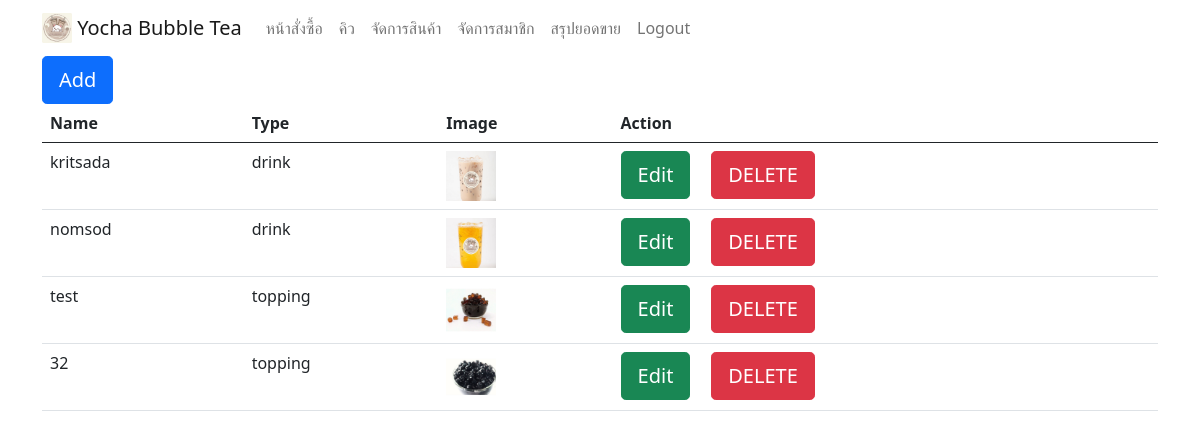
Page /employee/manage_product.php (signed in) on the earlier database version.
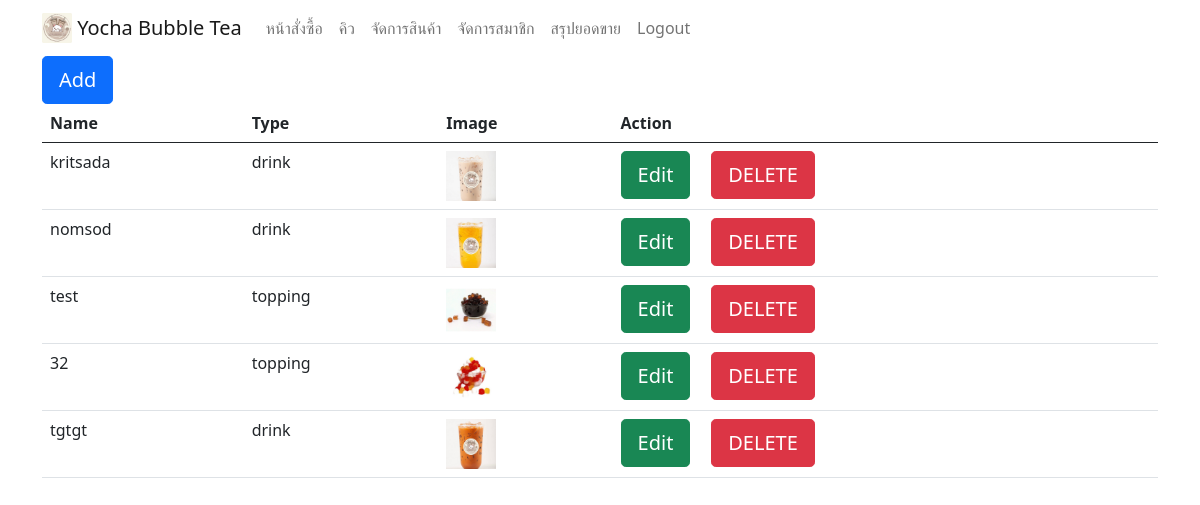
Same page on the later database version.
### tables this page shows
CREATE TABLE `product` (
  `pro_id` int(11) NOT NULL,
  `name` varchar(50) NOT NULL,
  `type` varchar(25) NOT NULL,
  `image` varchar(100) NOT NULL
);

### employee/manage_product.php (the view, shortened to what this page needs)
<?php
include("navbar_em.php");
include ("../connection.php");
$sql = "SELECT * FROM product";
$result = $conn->query($sql);
echo "<div class='container'>";
echo "<a href='add_product.php'><button type='button'  class='btn btn-primary btn-lg'>Add</button> </a>";
if ($result->num_rows > 0) {
    echo "<br>";
    echo "<div class='table-responsive'>";
    echo "<table class='table '>";
    echo "<thead><tr><th>Name</th><th>Type</th><th>Image</th><th>Action</th></tr></thead>";
    echo "<tbody>";
    while($row = $result->fetch_assoc()) {
        echo "<tr><td>".$row["name"]."</td><td>".$row["type"]."</td><td><img src='../assets/img/product/".$row["image"]."'width='50' height='50' ></td>
        <td>
        <a href='edit_product.php?id=".$row["pro_id"]."'><button type='button'  class='btn btn-success btn-lg'>Edit</button></a>
        &nbsp;&nbsp;&nbsp;
        <a onclick='return confirmDelete();' href='delete_product.php?id=".$row["pro_id"]."&product_name=".$row["image"]."'><button type='button' class='btn btn-danger btn-lg'>DELETE</button></a></td></tr>";
    }
    echo "</tbody>";
    echo "</table>";
    echo "</div>";
    echo "</div>";
} else {
    echo "0 results";
}
?>

Differences in the rows shown:
changed product (number 4 of 5 on the later page): image: a different picture
added product: name "tgtgt", type "drink", image (picture)
